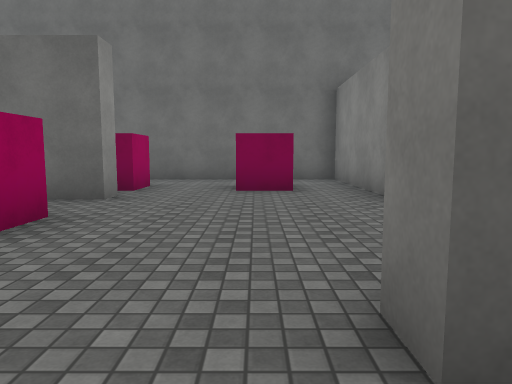
View 1 (above)

24 first-person views from a walk through a 3-D level made in the Unity game engine. The camera is 1.3 m above the floor, tilts 6° down and sees 70° across. The floor is counted in squares, 2 m on a side. Each view is taken from the middle of a square. On the plan, view 1 faces up. The plan holds only what a view shows up to about 11 squares ahead; the rest is blank. The place goes on beyond the plan. The player character is not drawn. Surface patterns are stand-ins for the level's own textures.

View 2
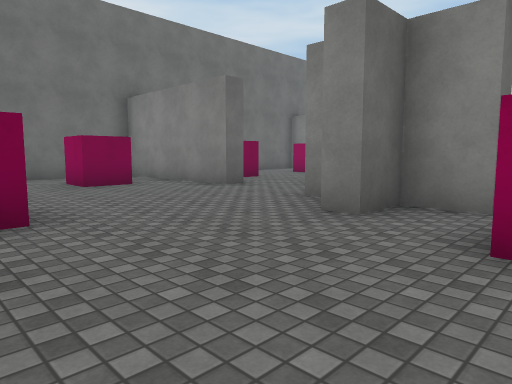

View 3
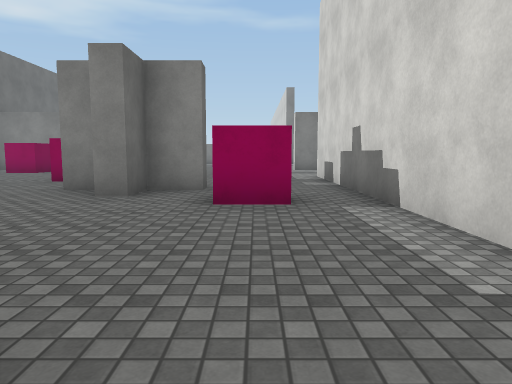

View 4
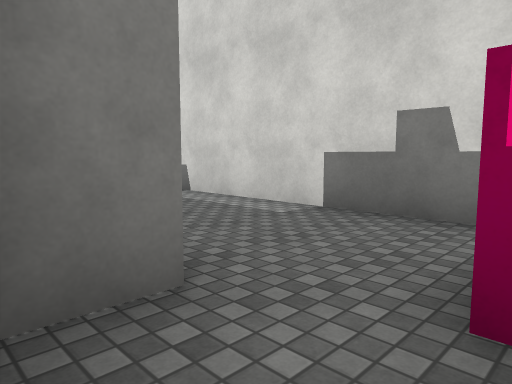

View 5
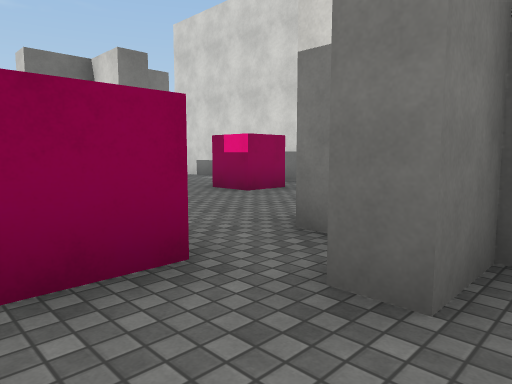

View 6
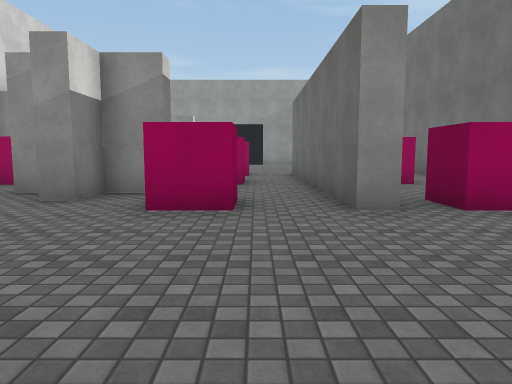

View 7
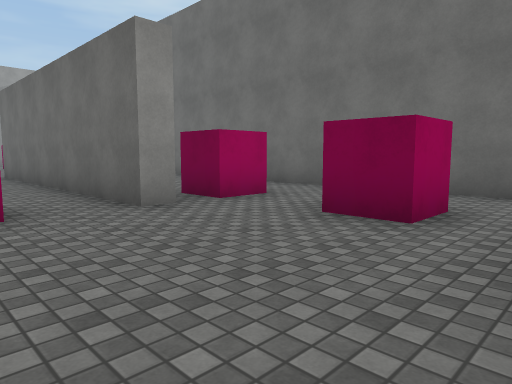

View 8
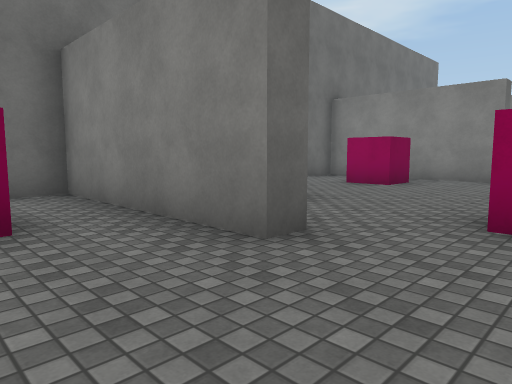

View 9
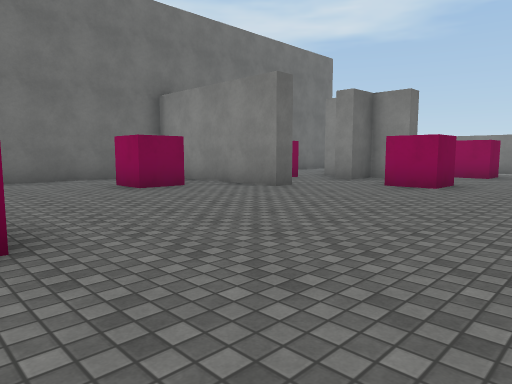

View 10
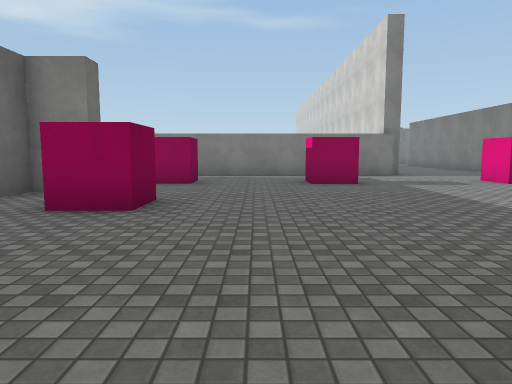

View 11
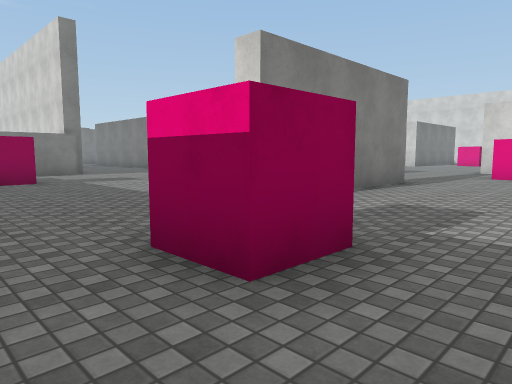

View 12
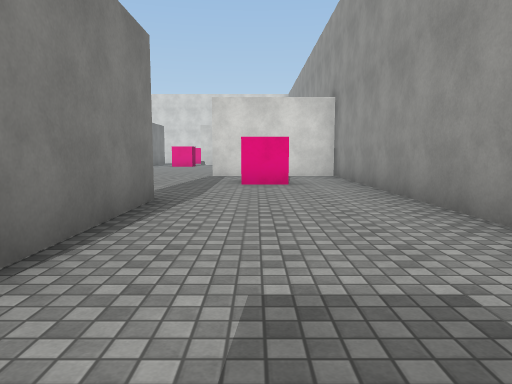

View 13
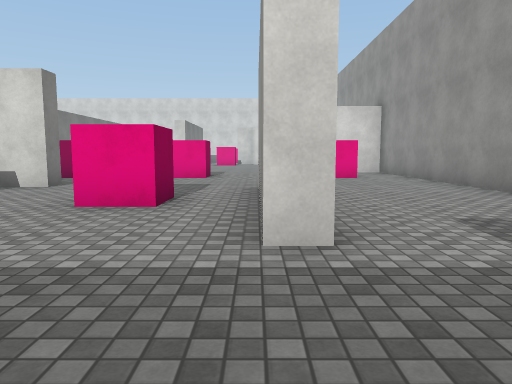

View 14
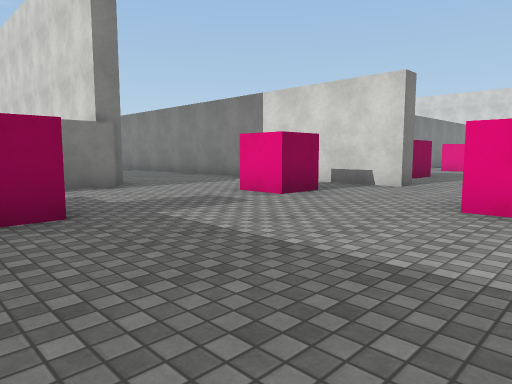

View 15
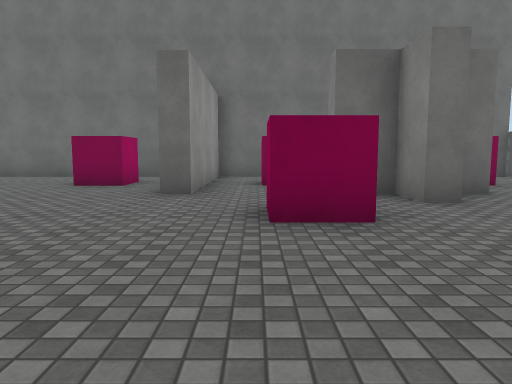

View 16
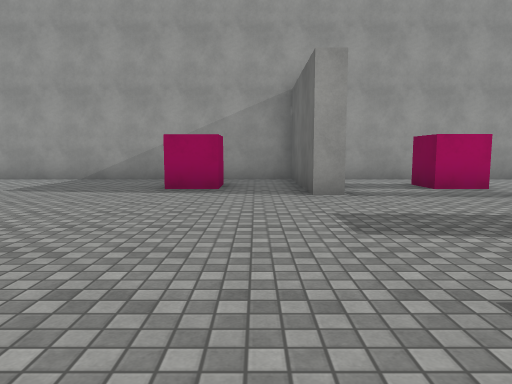

View 17
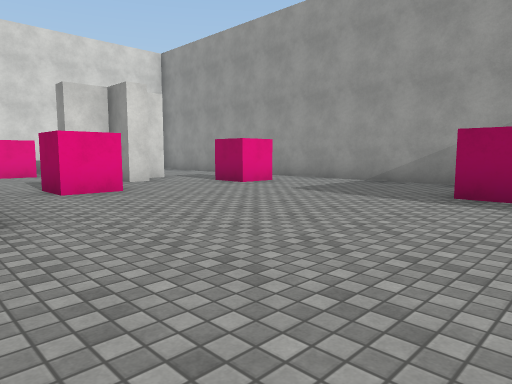

View 18
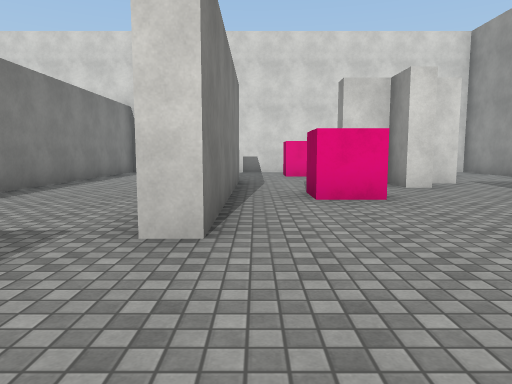

View 19
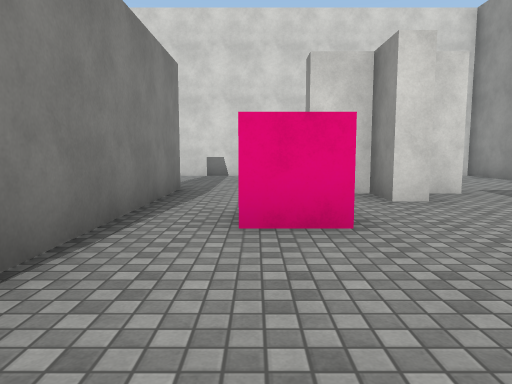

View 20
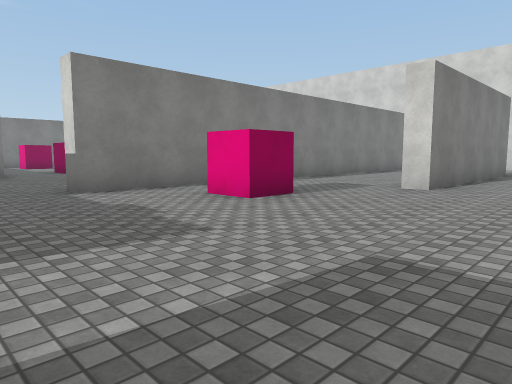

View 21
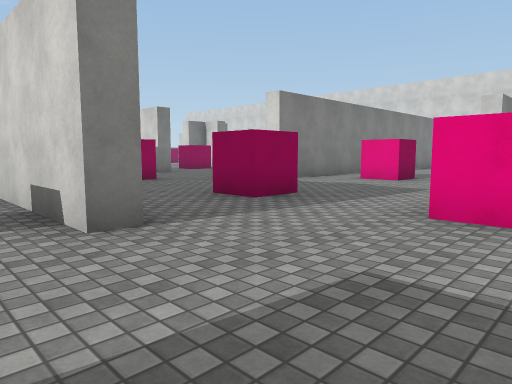

View 22
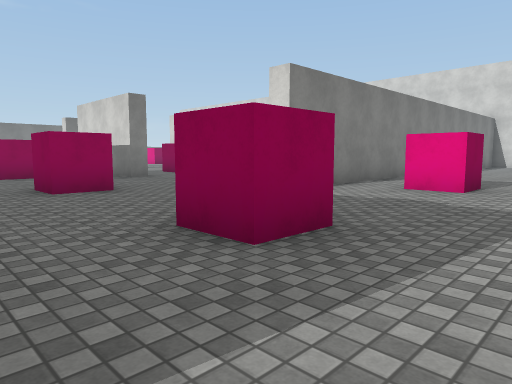

View 23
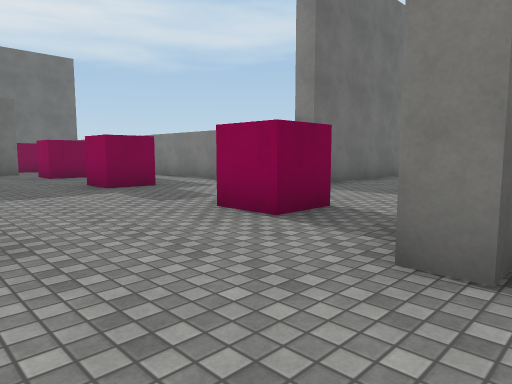

View 24
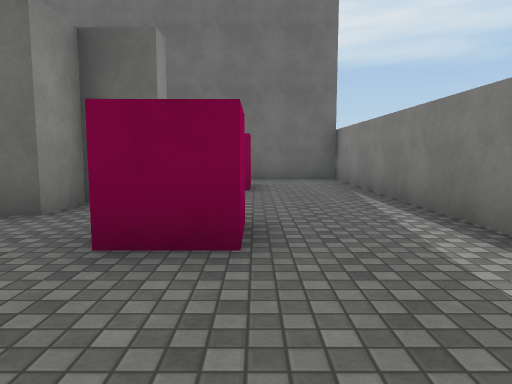

### Floor plan
Points are (right, up) in squares from view 1. A wall is a line through its corners. A room is listed if a view was taken in it or the views show most of it. See-through windows are left out.
Room 1 (views 1, 2, 3, 4, 5, 6, 7, 8)
walls: (-4, 2.2) (-4, 1.5) (-3, 1.5) (-3, 1); (-2.1, 5.8) (-2.1, 5.2) (-6.5, 5.2); (-4.5, 1.5) (-4.5, 2.5) (-4, 2.5); (-4, 0.5) (-4, 0); (1.5, 1.9) (1.5, 2.5); (-4.5, 0) (-4.5, 0.9); (2.5, 4.9) (2, 4.9) (2, 9.2) (-4, 9.2); (2, -0.1) (1.5, -0.1) (1.5, 0.9) (0.5, 0.9) (0.5, 1.5); (-5.1, -2.8) (3.5, -2.8)
ways out: opening at (2, 3.5) to room 2; opening at (2.5, -1.5) to room 2
objects: pink cube (-6, -1); pink cube (-6, 3); pink cube (-6, 7); pink cube (-3, 3); pink cube (-3, 7); pink cube (0, -1); pink cube (0, 7)
Room 2 (views 9, 10, 11, 12, 13, 14, 15, 16, 17, 18, 19, 20, 21, 22, 23, 24)
walls: (14.1, -7.6) (14.1, -7.1) (19.6, -7.1); (9.4, -7.2) (9.4, -4); (9.4, -2.5) (10, -2.5) (10, -5.9); (5.7, -5.1) (5.7, -12.6) (9.3, -12.6) (9.3, -13.1) (5.7, -13.1) (5.7, -21.5); (18, -3.2) (18, 9.2) (15.9, 9.2); (20.5, -3.4) (18.9, -3.4); (3.5, -2.8) (5.5, -2.8); (9.6, -21.9) (10.1, -21.9) (10.1, -23); (14.8, 4.9) (13.7, 4.9) (13.7, 3.8) (13.2, 3.8) (13.2, 4.9) (12.2, 4.9) (12.2, 5.4); (8.6, -22.9) (9.2, -22.9); (13.4, -23.8) (13.4, -17.8) (14, -17.8); (13.2, 5.9) (13.2, 6.4); (5.7, -25.4) (5.7, -27.9); (17.3, -26.1) (17.3, -13.2) (17.9, -13.2); (11.2, 9.2) (10, 9.2) (10, 4.9) (9.4, 4.9) (9.4, 9.2) (3.8, 9.2); (12.5, -27.8) (14.2, -27.8)
ways out: opening at (2, 3.5) to room 1; opening at (2.5, -1.5) to room 1
objects: pink cube (4, 3); pink cube (4, 7); pink cube (8, -21); pink cube (8, -15); pink cube (8, -10); pink cube (8, -1); pink cube (8, 7); pink cube (12, -26); pink cube (12, -21); pink cube (12, -10); pink cube (12, -5); pink cube (12, 3); pink cube (12, 7); pink cube (15, -15); pink cube (15, -10); pink cube (15, -5); pink cube (15, -1); pink cube (15, 3) to (16, 3); pink cube (15, 7) to (16, 7); pink cube (20, -10)

Where each view was taken, in squares from view 1:
view 1: 0 up, 0 right, facing up
view 2: 1 down, 3 left, facing up-right
view 3: 1 down, 5 left, facing right
view 4: 1 up, 6 left, facing down-right
view 5: 4 up, 5 left, facing down-right
view 6: 4 up, 2 right, facing left
view 7: 3 up, 2 right, facing up-left
view 8: 3 up, 0 right, facing up-right
view 9: 0 up, 4 right, facing up-right
view 10: 1 up, 7 right, facing right
view 11: 1 up, 6 right, facing down-right
view 12: 2 down, 8 right, facing down
view 13: 0 up, 10 right, facing down
view 14: 0 up, 11 right, facing down-right
view 15: 1 down, 11 right, facing up
view 16: 14 down, 15 right, facing left
view 17: 14 down, 14 right, facing down-left
view 18: 15 down, 13 right, facing down
view 19: 17 down, 12 right, facing down
view 20: 11 down, 11 right, facing down-right
view 21: 6 down, 11 right, facing down-right
view 22: 8 down, 13 right, facing down-right
view 23: 8 down, 12 right, facing up-right
view 24: 0 up, 16 right, facing up
